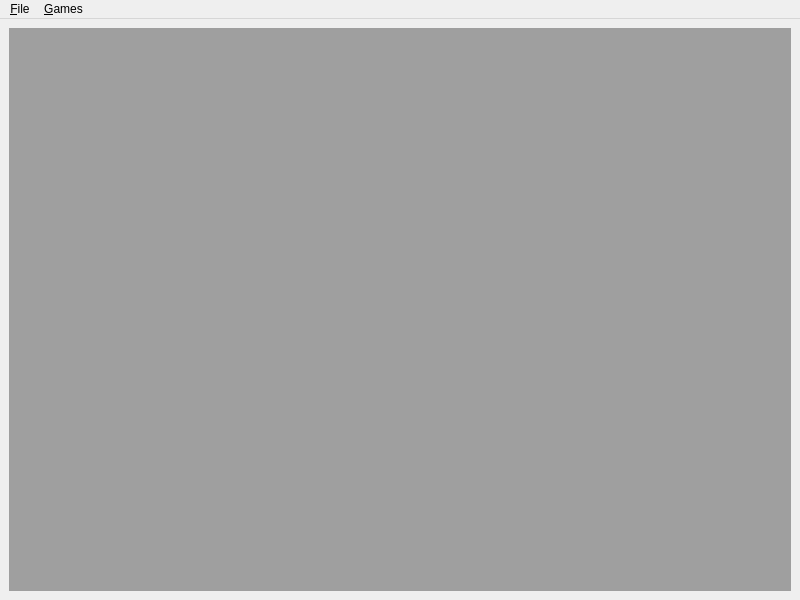
<?xml version="1.0" encoding="UTF-8"?>
<ui version="4.0">
 <class>MainWindow</class>
 <widget class="QMainWindow" name="MainWindow">
  <property name="geometry">
   <rect>
    <x>0</x>
    <y>0</y>
    <width>800</width>
    <height>600</height>
   </rect>
  </property>
  <property name="windowTitle">
   <string>Board Games Collection Qt</string>
  </property>
  <property name="locale">
   <locale language="English" country="UnitedStates"/>
  </property>
  <widget class="QWidget" name="centralwidget">
   <layout class="QVBoxLayout" name="verticalLayout">
    <item>
     <widget class="QMdiArea" name="mainMdiArea"/>
    </item>
   </layout>
  </widget>
  <widget class="QMenuBar" name="mainMenuBar">
   <property name="geometry">
    <rect>
     <x>0</x>
     <y>0</y>
     <width>800</width>
     <height>21</height>
    </rect>
   </property>
   <widget class="QMenu" name="fileMenu">
    <property name="title">
     <string>&amp;File</string>
    </property>
    <addaction name="fileExitAction"/>
   </widget>
   <widget class="QMenu" name="gamesMenu">
    <property name="title">
     <string>&amp;Games</string>
    </property>
    <widget class="QMenu" name="gamesTicTacToeMenu">
     <property name="title">
      <string>Tic Tac Toe</string>
     </property>
     <addaction name="gamesTicTacToeLocalAction"/>
     <addaction name="gamesTicTacToeLANAction"/>
     <addaction name="separator"/>
     <addaction name="gamesTicTacToeRulesAction"/>
    </widget>
    <addaction name="gamesTicTacToeMenu"/>
   </widget>
   <addaction name="fileMenu"/>
   <addaction name="gamesMenu"/>
  </widget>
  <action name="fileExitAction">
   <property name="icon">
    <iconset theme="QIcon::ThemeIcon::WindowClose"/>
   </property>
   <property name="text">
    <string>E&amp;xit</string>
   </property>
  </action>
  <action name="gamesTicTacToeLocalAction">
   <property name="text">
    <string>Local</string>
   </property>
  </action>
  <action name="gamesTicTacToeLANAction">
   <property name="enabled">
    <bool>false</bool>
   </property>
   <property name="text">
    <string>LAN</string>
   </property>
  </action>
  <action name="gamesTicTacToeRulesAction">
   <property name="text">
    <string>Rules</string>
   </property>
  </action>
 </widget>
 <resources/>
 <connections/>
</ui>
